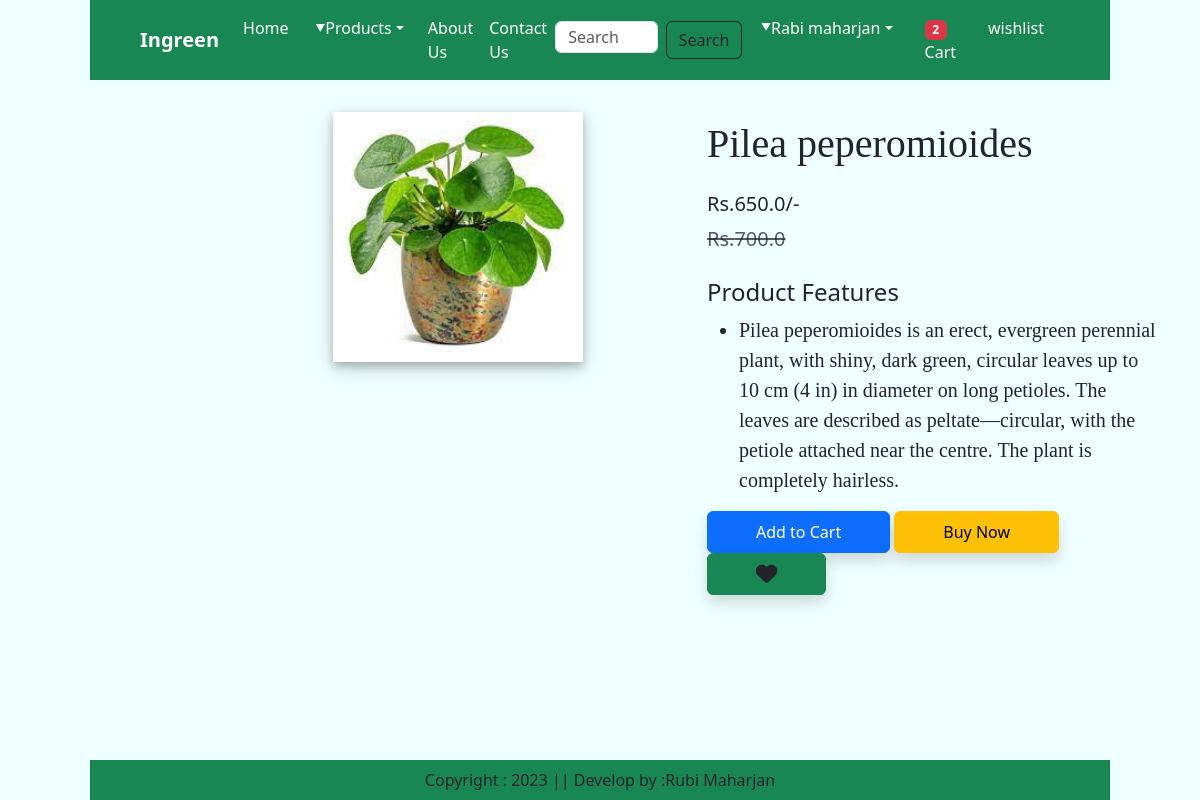
/product-detail/4 (signed in), run on the app's committed database.
### app/models.py (models this page shows, shortened)
class Product(models.Model):
    title =models.CharField(max_length=100)
    selling_price =models.FloatField()
    discounted_price=models.FloatField()
    description =models.TextField()
    category =models.CharField(choices=CATEGORY_CHOICES,max_length=2)
    product_image =models.ImageField(upload_to='product')

### app/views.py (the view)
# urls.py: path("product-detail/<int:pk>",views.ProductDetail.as_view(), name="product-detail"),
@method_decorator(login_required,name='dispatch')
class ProductDetail(View):
     def get(self,request,pk):
          product=Product.objects.get(pk=pk)
          wishlist = Wishlist.objects.filter(Q(product=product)&Q(user=request.user))
          wishitem =0
          totalitem =0
          if request.user.is_authenticated:
               totalitem =len(Cart.objects.filter(user=request.user))
               wishitem =len(Wishlist.objects.filter(user=request.user))
          return render(request,"productdetail.html",locals())

### app/templates/productdetail.html (shortened to what this page needs)
{% extends 'base.html' %}
{% load static %}
{% block main-content %}
<div class="container  mt-5">
    <div class="row justify-content-between">
        <div class="col-sm-2">
         </div>
        <div class="col-lg-5 mt-5">
            <img src="{{product.product_image.url}}" class="image img-fluid mx-auto d-block mt-3" style="max-width: 300px; height: auto; box-shadow: 0 4px 8px 0 rgba(0, 0, 0, 0.2), 0 6px 20px 0 rgba(0, 0, 0, 0.19);  width: 250px;" alt="">
        </div>
        <div class="col-lg-5 my-5" >
            <h1 class="my-4" style="font-family: Georgia; font-size: 40px;">{{product.title}}</h1>
            <h5>Rs.{{product.discounted_price}}/-</h5>
            <small class="text-muted fs-5" style="text-decoration: line-through;">Rs.{{product.selling_price}}</small>
            <br><br>
            <h4>Product Features</h4>
            <ul class="fs-5" style="font-family: Rajdhani;">
                <li>{{product.description}}</li>
            </ul>
            <form action="{% url 'add-to-cart' %}" class="d-inline">
                <button class="btn btn-primary shadow px-5 py-2" type="submit">Add to Cart</button>
            </form>
            <a href="{% url 'showcart' %}" class="btn btn-warning shadow px-5 py-2">Buy Now</a>
            {% if wishlist %}
                <a pid={{product.id}} class="minus-wishlist btn btn-danger shadow px-5 py-2 ns-4">
                    <i class="fas fa-heart fa-lg"></i>
                </a>
            {% else %}
                <a pid={{product.id}} class="plus-wishlist btn btn-success shadow px-5 py-2 ns-4">
                    <i class="fas fa-heart fa-lg"></i>
                </a>
            {% endif %}
        </div>
    </div>
</div>
{% endblock main-content %}

### app/static/app/css/style.css (style rules this page uses)
body { margin: 0; padding: 0; overflow-x: hidden; }

### data on the page
Product: product_image (picture), title "Pilea peperomioides", discounted_price "650.0", selling_price "700.0", description "Pilea peperomioides is an erect, evergreen perennial plant, with shiny, dark green, circular leaves up to 10 cm (4 in) in diameter on long petioles. The leaves are described as peltate—circular, with the petiole attached near the centre. The plant is completely hairless."

### other printed values
{{ totalitem }} "2"
